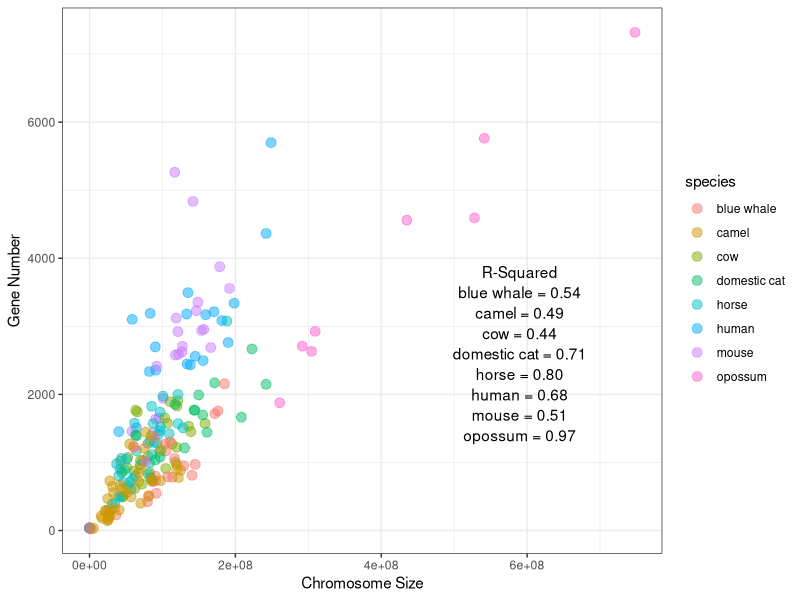

Recreate this plot in R.
dat <- read.csv("sizevsnumber.csv")
library(ggplot2)
taxa <- unique(dat$species)
rsq <- c()
for(i in 1:length(taxa)){
  curdat <- dat[dat$species==taxa[i],]
  foo <- summary(lm(curdat$Gene.number~curdat$bp.number))
  rsq[i] <- foo$adj.r.squared
}
names(rsq) <- taxa
ggplot(dat, aes(y=bp.number, x=Gene.number)) + 
  geom_point(aes(colour=species), position="jitter", alpha=0.5, size=3) + 
  coord_flip() + 
  theme_bw() + 
  scale_size(range=c(1, 3)) + xlab("Gene Number") + ylab("Chromosome Size") +
  annotate("text", y=590000000, x=3800, label= "R-Squared") +
  annotate("text", y=590000000, x=3500, label= "blue whale = 0.54") +
  annotate("text", y=590000000, x=3200, label= "camel = 0.49") +
  annotate("text", y=590000000, x=2900, label= "cow = 0.44") +
  annotate("text", y=590000000, x=2600, label= "domestic cat = 0.71") +
  annotate("text", y=590000000, x=2300, label= "horse = 0.80") +
  annotate("text", y=590000000, x=2000, label= "human = 0.68") +
  annotate("text", y=590000000, x=1700, label= "mouse = 0.51") +
  annotate("text", y=590000000, x=1400, label= "opossum = 0.97")
  

summary(lm(dat$Gene.number~dat$bp.number))




